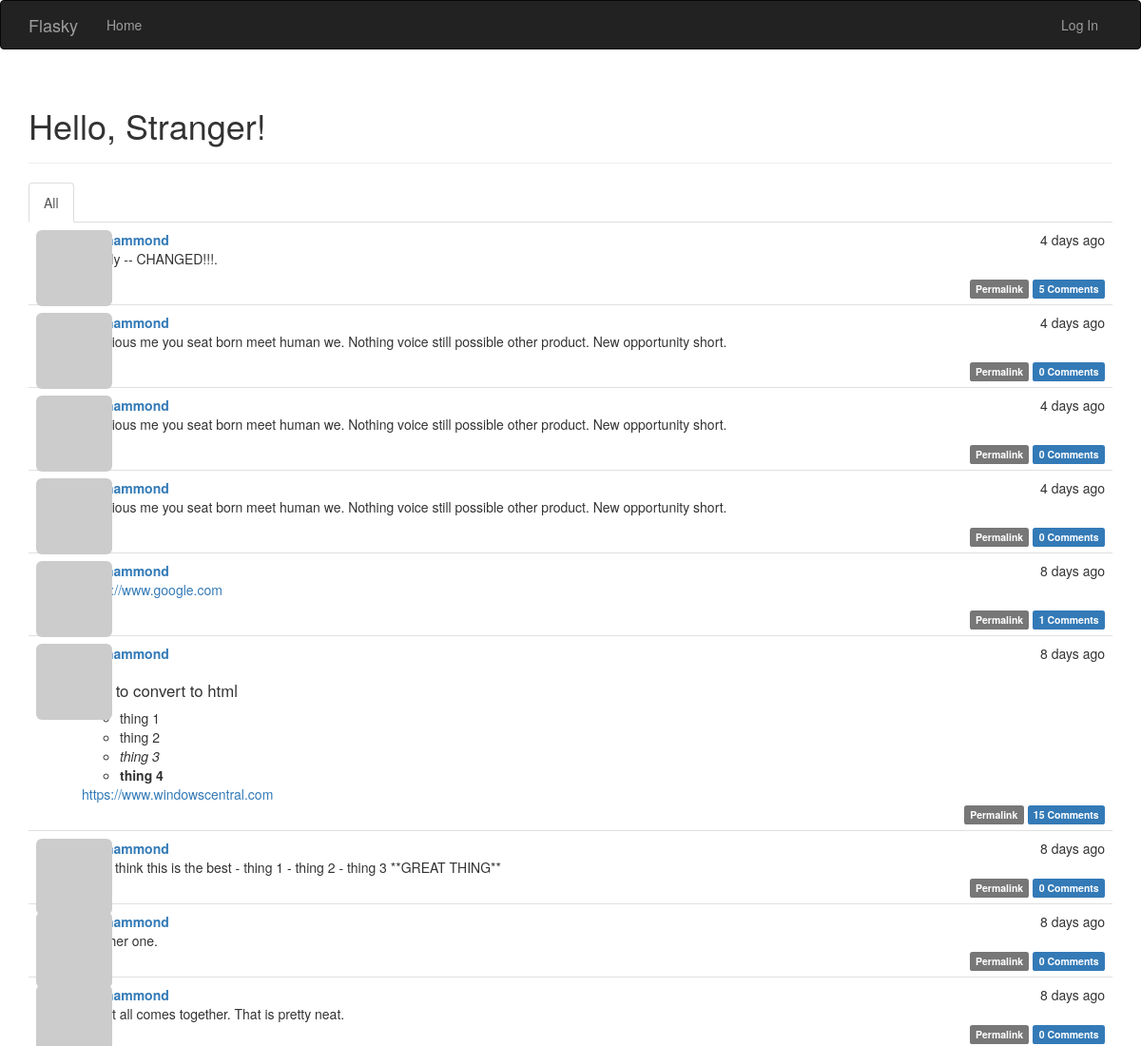
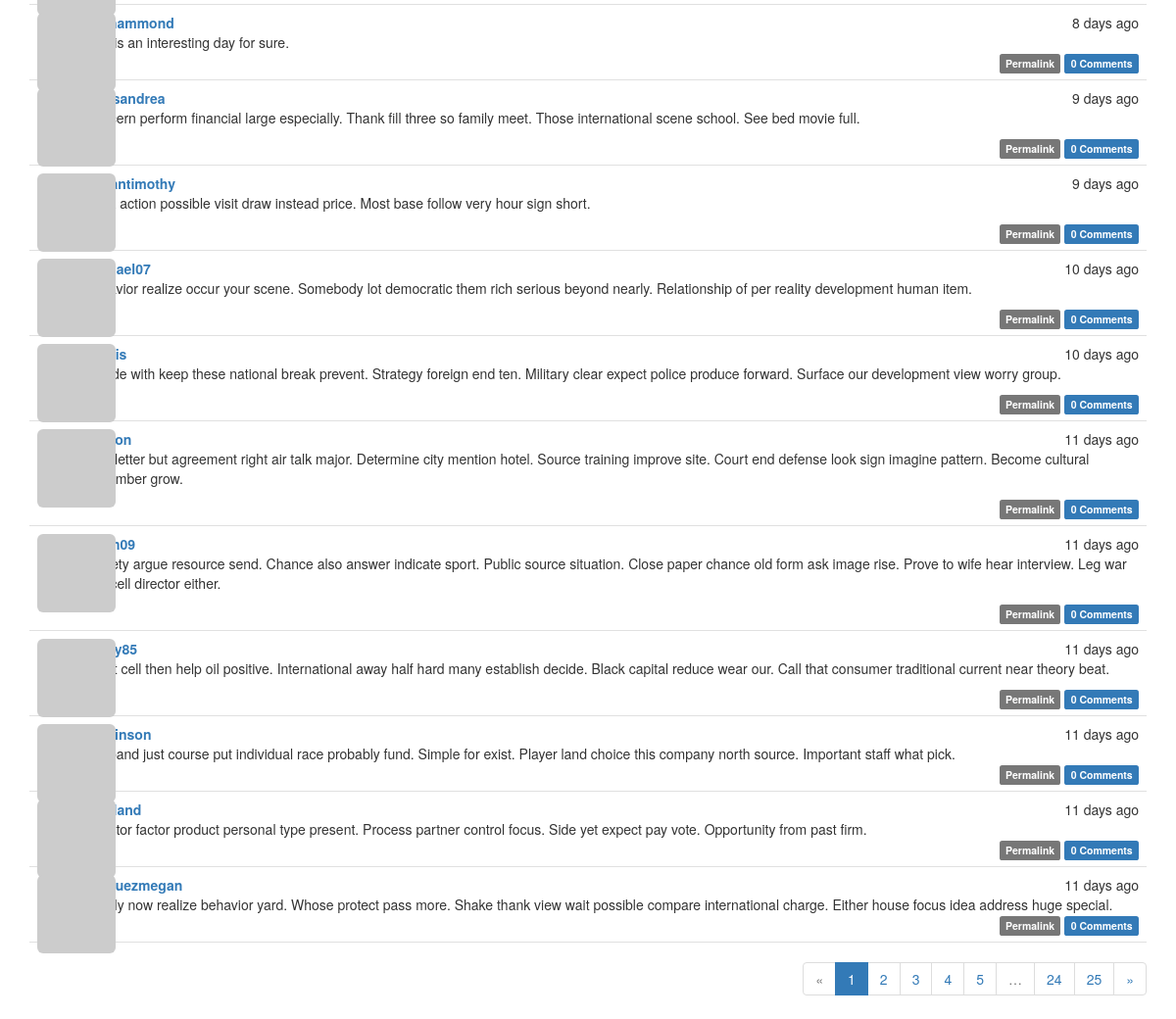
Before: / with the older database file (2 pictures, top to bottom).
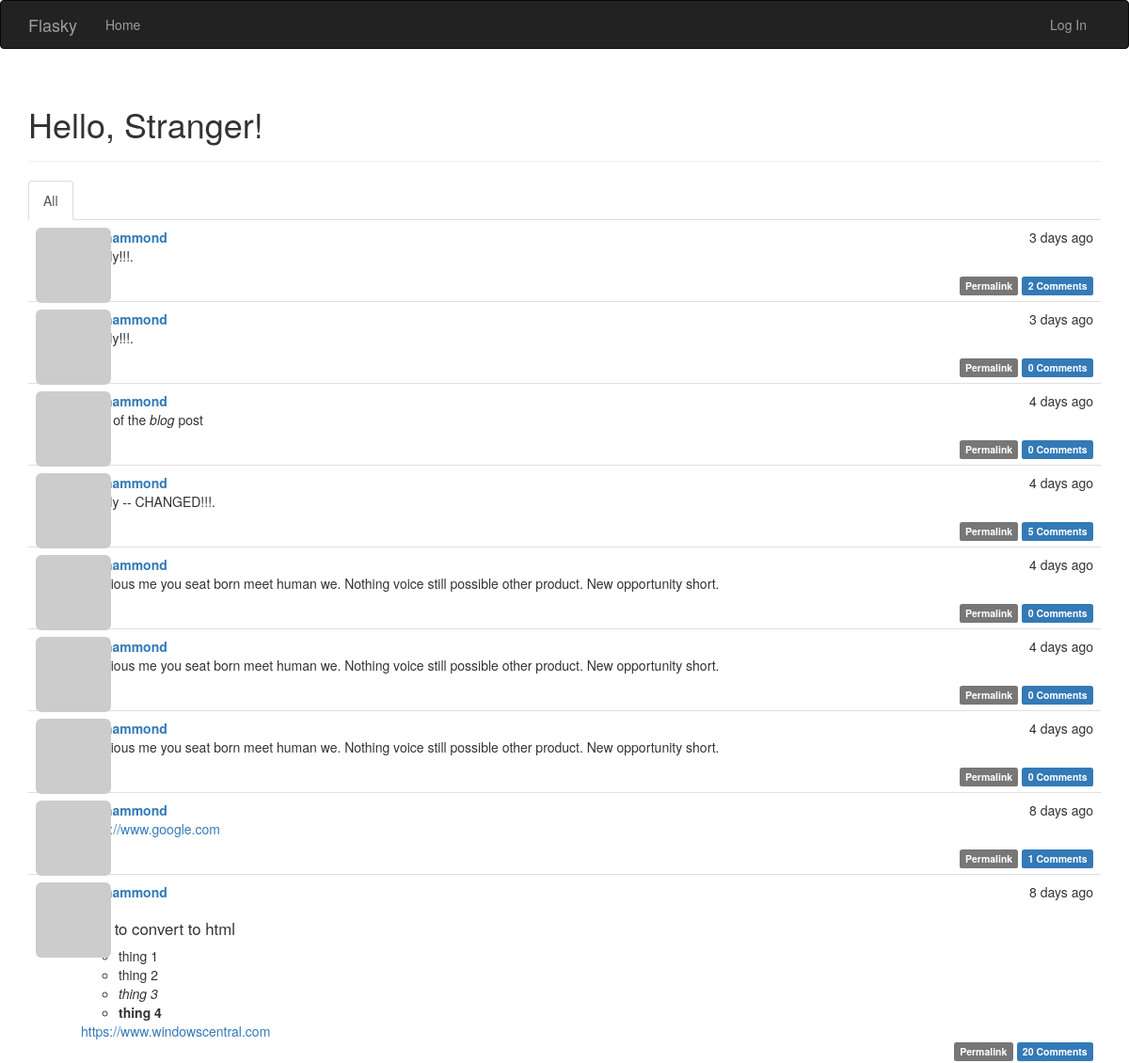
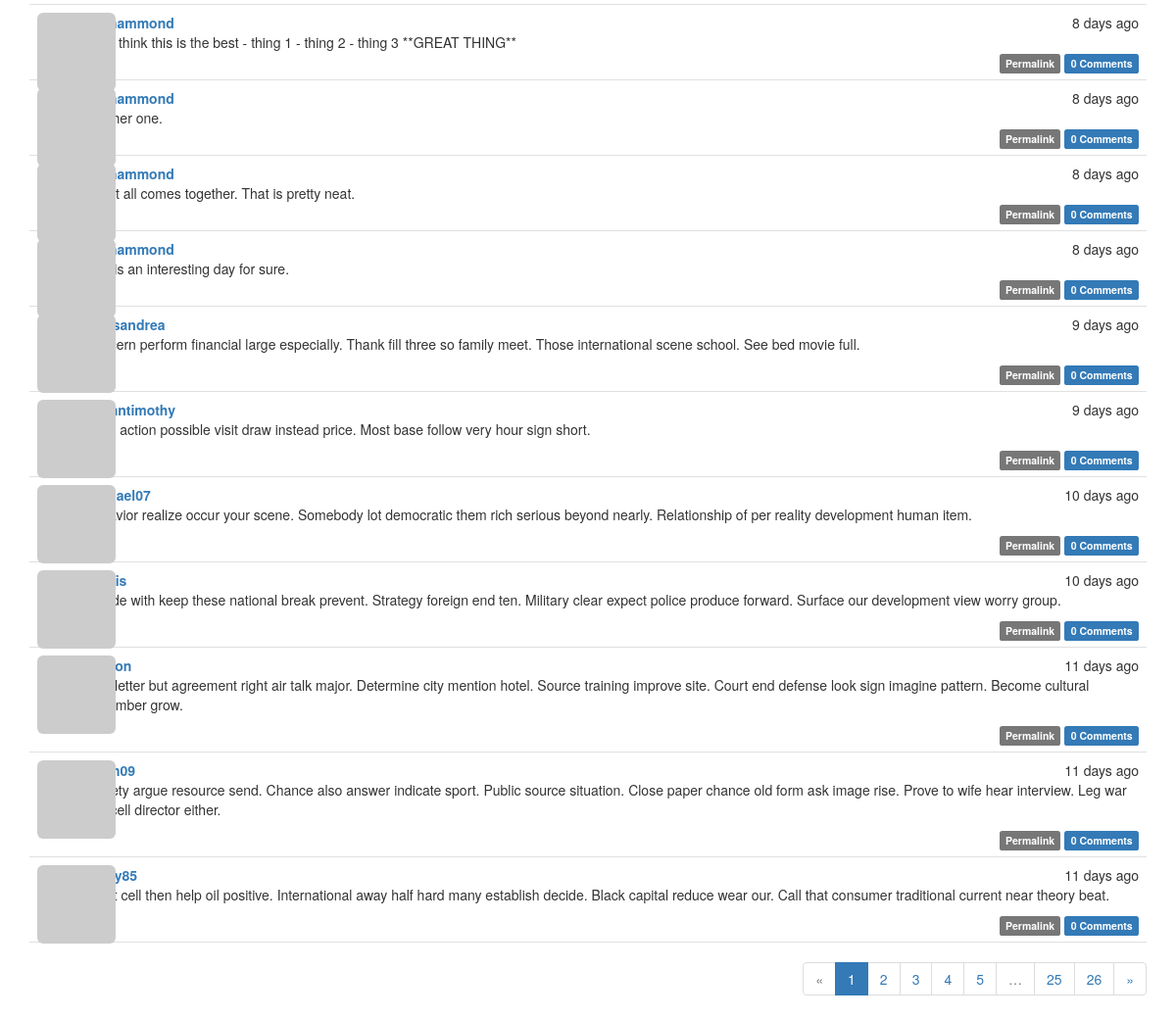
After: the same page with the newer database file (2 pictures, top to bottom).
### app/models.py (models this page shows, shortened)
class Post(db.Model):
    __tablename__ = 'posts'
    id = db.Column(db.Integer, primary_key=True)
    body = db.Column(db.Text)
    timestamp = db.Column(db.DateTime, index=True, default=datetime.utcnow)
    author_id = db.Column(db.Integer, db.ForeignKey('users.id'))
    body_html = db.Column(db.Text)
    comments = db.relationship('Comment', backref='post', lazy='dynamic')

class User(UserMixin, db.Model):
    __tablename__ = 'users'
    id = db.Column(db.Integer, primary_key=True)
    email = db.Column(db.String(64), unique=True, index=True)
    username = db.Column(db.String(64), unique=True, index=True)
    role_id = db.Column(db.Integer, db.ForeignKey('roles.id'))
    password_hash = db.Column(db.String(128))
    confirmed = db.Column(db.Boolean, default=False)
    name = db.Column(db.String(64))
    location = db.Column(db.String(64))
    about_me = db.Column(db.Text())
    member_since = db.Column(db.DateTime(), default=datetime.utcnow)
    last_seen = db.Column(db.DateTime(), default=datetime.utcnow)
    avatar_hash = db.Column(db.String(32))
    posts = db.relationship('Post', backref='author', lazy='dynamic')
    followed = db.relationship('Follow',
                               foreign_keys=[Follow.follower_id],
                               backref=db.backref('follower', lazy='joined'),
                               lazy='dynamic',
                               cascade='all, delete-orphan')
    followers = db.relationship('Follow',
                                foreign_keys=[Follow.followed_id],
                                backref=db.backref('followed', lazy='joined'),
                                lazy='dynamic',
                                cascade='all, delete-orphan')
    comments = db.relationship('Comment', backref='author', lazy='dynamic')
    @property
    def password(self):
        raise AttributeError('password is not a readable attribute')
    def gravatar_hash(self):
        return hashlib.md5(self.email.lower().encode('utf-8')).hexdigest()
    def gravatar(self, size=100, default='identicon', rating='g'):
        if request.is_secure:
            url = 'https://secure.gravatar.com/avatar'
        else:
            url = 'http://secure.gravatar.com/avatar'
        hash= self.avatar_hash or self.gravatar_hash()
        return '{url}/{hash}?s={size}&d={default}&r={rating}'.format(
                url=url, hash=hash, size=size, default=default, rating=rating)

### app/main/views.py (the view)
@main.route('/', methods=['GET', 'POST'])
def index():
    form = PostForm()
    if current_user.can(Permission.WRITE) and form.validate_on_submit():
        post = Post(body=form.body.data,
                    author=current_user._get_current_object())
        db.session.add(post)
        db.session.commit()
        return redirect(url_for('.index'))
    page = request.args.get('page', 1, type=int)
    show_followed = False
    if current_user.is_authenticated:
        show_followed = bool(request.cookies.get('show_followed', ''))
    if show_followed:
        query = current_user.followed_posts
    else:
        query = Post.query
    pagination = query.order_by(Post.timestamp.desc()).paginate(
            page, per_page=current_app.config['FLASKY_POSTS_PER_PAGE'],
            error_out=False)
    posts = pagination.items
    return render_template('index.html', form=form, posts=posts,
                           show_followed=show_followed, pagination=pagination)

### app/auth/views.py (called while the page is built)
@auth.before_app_request
def before_request():
    if current_user.is_authenticated:
        current_user.ping()
        if not current_user.confirmed \
                and request.endpoint \
                and request.blueprint != 'auth' \
                and request.endpoint != 'static':
            return redirect(url_for('auth.unconfirmed'))

### app/main/__init__.py (called while the page is built)
@main.app_context_processor
def inject_permissions():
    return dict(Permission=Permission)

### app/models.py (called while the page is built)
    def can(self, permissions):
        return False

    def is_administrator(self):
        return False

### app/templates/index.html (shortened to what this page needs)
{% extends "base.html" %}
{% import "bootstrap/wtf.html" as wtf %}
{% import "_macros.html" as macros %}
{% block page_content %}
<div class="page-header">
    <h1>Hello, {% if current_user.is_authenticated %}{{ current_user.username }}{% else %}Stranger{% endif %}!</h1>
</div>
<div class="post-tabs">
    <ul class="nav nav-tabs">
        <li {% if not show_followed %} class="active"{% endif %}><a href="{{ url_for('.show_all') }}">All</a></li>
    </ul>
    {% include '_posts.html' %}
</div>
{% if pagination %}
<div class="pagination">
    {{ macros.pagination_widget(pagination, '.index') }}
</div>
{% endif %}
{% endblock %}

### app/templates/_posts.html (shortened to what this page needs)
<ul class="posts">
    {% for post in posts %}
        <li class="post">
            <div class="profile-thumbnail">
                <a href="{{ url_for('.user', username=post.author.username) }}">
                    <img class="img-rounded profile-thumbnail" src="{{ post.author.gravatar(size=40) }}">
                </a>
            </div>
            <div class="post-content">
                <div class="post-date">{{ moment(post.timestamp).fromNow() }}</div>
                <div class="post-author"><a href="{{ url_for('.user', username=post.author.username) }}">{{ post.author.username }}</a></div>
                <div class="post-body">
                    {% if post.body_html %}
                        {{ post.body_html | safe }}
                    {% else %}
                        {{ post.body }}
                    {% endif %}
                </div>
                <div class="post-footer">
                    <a href="{{ url_for('.post', id=post.id) }}">
                        <span class="label label-default">Permalink</span>
                    </a>
                    <a href="{{ url_for('.post', id=post.id) }}#comments">
                        <span class="label label-primary">{{ post.comments.count() }} Comments</span>
                    </a>
                </div>
            </div>
        </li>
    {% endfor %}
</ul>

Changed rows visible on the page:
no longer on this page (row unchanged): Post: timestamp "11 days ago", author.username "grobinson", body "Husband just course put individual race probably fund. Simple for exist. Player land choice this company north source. Important staff what pick.", comments.count "0"
no longer on this page (row unchanged): Post: timestamp "11 days ago", body "Director factor product personal type present. Process partner control focus. Side yet expect pay vote. Opportunity from past firm.", comments.count "0"
no longer on this page (row unchanged): Post: timestamp "11 days ago", author.username "vasquezmegan", body "Family now realize behavior yard. Whose protect pass more. Shake thank view wait possible compare international charge. Either house focus idea address huge special.", comments.count "0"
added Post: timestamp "3 days ago", author.username "benhammond", comments.count "2"
added Post: timestamp "3 days ago", author.username "benhammond", comments.count "0"
added Post: timestamp "4 days ago", author.username "benhammond", body_html "body of the blog post", comments.count "0"
computed for Post (number 9 of 20 on the later page): comments.count "15" → "20"
Other visible differences:
new list line: "26"
list line gone: "24"
